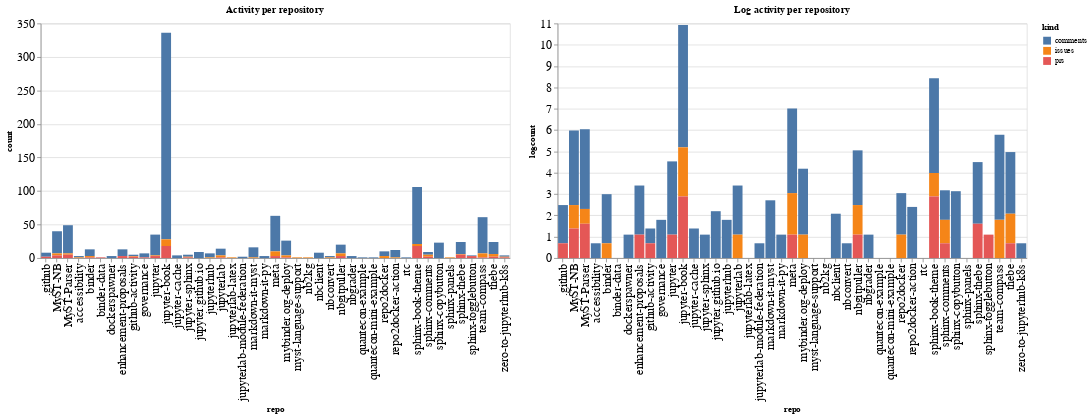

Notebook source saved alongside this figure:
### Code cell
ch1 = alt.Chart(repo_summaries, width=600, title="Activity per repository").mark_bar().encode(
    x='repo',
    y='count',
    color='kind',
    tooltip="kind"
)

ch2 = alt.Chart(repo_summaries, width=600, title="Log activity per repository").mark_bar().encode(
    x='repo',
    y='logcount',
    color='kind',
    tooltip="kind"
)

ch1 | ch2

### Figure 1 — Vega-Lite specification as saved in the notebook (floating-point values rounded to 4 significant figures)
{"config": {"axisLeft": {"labelFontSize": 15}, "axisBottom": {"labelFontSize": 15}}, "hconcat": [{"mark": "bar", "encoding": {"color": {"type": "nominal", "field": "kind"}, "tooltip": {"type": "nominal", "field": "kind"}, "x": {"type": "nominal", "field": "repo"}, "y": {"type": "quantitative", "field": "count"}}, "title": "Activity per repository", "width": 600}, {"mark": "bar", "encoding": {"color": {"type": "nominal", "field": "kind"}, "tooltip": {"type": "nominal", "field": "kind"}, "x": {"type": "nominal", "field": "repo"}, "y": {"type": "quantitative", "field": "logcount"}}, "title": "Log activity per repository", "width": 600}], "data": {"name": "data-56e0f845a00bdf7787adfb13835df170"}, "$schema": "https://vega.github.io/schema/vega-lite/v4.8.1.json", "datasets": {"data-56e0f845a00bdf7787adfb13835df170": [{"repo": ".github", "kind": "comments", "count": 6, "logcount": 1.792}, {"repo": ".github", "kind": "prs", "count": 2, "logcount": 0.6931}, {"repo": "MyST-NB", "kind": "comments", "count": 33, "logcount": 3.497}, {"repo": "MyST-NB", "kind": "issues", "count": 3, "logcount": 1.099}, {"repo": "MyST-NB", "kind": "prs", "count": 4, "logcount": 1.386}, {"repo": "MyST-Parser", "kind": "comments", "count": 42, "logcount": 3.738}, {"repo": "MyST-Parser", "kind": "issues", "count": 2, "logcount": 0.6931}, {"repo": "MyST-Parser", "kind": "prs", "count": 5, "logcount": 1.609}, {"repo": "accessibility", "kind": "comments", "count": 2, "logcount": 0.6931}, {"repo": "accessibility", "kind": "issues", "count": 1, "logcount": 0.0}, {"repo": "binder", "kind": "comments", "count": 10, "logcount": 2.303}, {"repo": "binder", "kind": "issues", "count": 2, "logcount": 0.6931}, {"repo": "binder", "kind": "prs", "count": 1, "logcount": 0.0}, {"repo": "binder-data", "kind": "prs", "count": 1, "logcount": 0.0}, {"repo": "dockerspawner", "kind": "comments", "count": 3, "logcount": 1.099}, {"repo": "enhancement-proposals", "kind": "comments", "count": 10, "logcount": 2.303}, {"repo": "enhancement-proposals", "kind": "prs", "count": 3, "logcount": 1.099}, {"repo": "github-activity", "kind": "comments", "count": 2, "logcount": 0.6931}, {"repo": "github-activity", "kind": "issues", "count": 1, "logcount": 0.0}, {"repo": "github-activity", "kind": "prs", "count": 2, "logcount": 0.6931}, {"repo": "governance", "kind": "comments", "count": 6, "logcount": 1.792}, {"repo": "governance", "kind": "prs", "count": 1, "logcount": 0.0}, {"repo": "jupyter", "kind": "comments", "count": 31, "logcount": 3.434}, {"repo": "jupyter", "kind": "issues", "count": 1, "logcount": 0.0}, {"repo": "jupyter", "kind": "prs", "count": 3, "logcount": 1.099}, {"repo": "jupyter-book", "kind": "comments", "count": 308, "logcount": 5.73}, {"repo": "jupyter-book", "kind": "issues", "count": 10, "logcount": 2.303}, {"repo": "jupyter-book", "kind": "prs", "count": 18, "logcount": 2.89}, {"repo": "jupyter-cache", "kind": "comments", "count": 4, "logcount": 1.386}, {"repo": "jupyter-sphinx", "kind": "comments", "count": 3, "logcount": 1.099}, {"repo": "jupyter-sphinx", "kind": "issues", "count": 1, "logcount": 0.0}, {"repo": "jupyter-sphinx", "kind": "prs", "count": 1, "logcount": 0.0}, {"repo": "jupyter.github.io", "kind": "comments", "count": 9, "logcount": 2.197}, {"repo": "jupyterhub", "kind": "comments", "count": 6, "logcount": 1.792}, {"repo": "jupyterhub", "kind": "issues", "count": 1, "logcount": 0.0}, {"repo": "jupyterlab", "kind": "comments", "count": 10, "logcount": 2.303}, {"repo": "jupyterlab", "kind": "issues", "count": 3, "logcount": 1.099}, {"repo": "jupyterlab", "kind": "prs", "count": 1, "logcount": 0.0}, {"repo": "jupyterlab-latex", "kind": "issues", "count": 1, "logcount": 0.0}, {"repo": "jupyterlab-module-federation", "kind": "comments", "count": 2, "logcount": 0.6931}, {"repo": "markdown-it-myst", "kind": "comments", "count": 15, "logcount": 2.708}, {"repo": "markdown-it-myst", "kind": "issues", "count": 1, "logcount": 0.0}, {"repo": "markdown-it-py", "kind": "comments", "count": 3, "logcount": 1.099}, {"repo": "meta", "kind": "comments", "count": 53, "logcount": 3.97}, {"repo": "meta", "kind": "issues", "count": 7, "logcount": 1.946}, {"repo": "meta", "kind": "prs", "count": 3, "logcount": 1.099}, {"repo": "mybinder.org-deploy", "kind": "comments", "count": 22, "logcount": 3.091}, {"repo": "mybinder.org-deploy", "kind": "issues", "count": 3, "logcount": 1.099}, {"repo": "mybinder.org-deploy", "kind": "prs", "count": 1, "logcount": 0.0}, {"repo": "myst-language-support", "kind": "issues", "count": 1, "logcount": 0.0}, {"repo": "nb2kg", "kind": "issues", "count": 1, "logcount": 0.0}, {"repo": "nbclient", "kind": "comments", "count": 8, "logcount": 2.079}, {"repo": "nbconvert", "kind": "comments", "count": 2, "logcount": 0.6931}, {"repo": "nbconvert", "kind": "issues", "count": 1, "logcount": 0.0}, {"repo": "nbgitpuller", "kind": "comments", "count": 13, "logcount": 2.565}, {"repo": "nbgitpuller", "kind": "issues", "count": 4, "logcount": 1.386}, {"repo": "nbgitpuller", "kind": "prs", "count": 3, "logcount": 1.099}, {"repo": "nbgrader", "kind": "comments", "count": 3, "logcount": 1.099}, {"repo": "quantecon-example", "kind": "comments", "count": 1, "logcount": 0.0}, {"repo": "quantecon-mini-example", "kind": "comments", "count": 1, "logcount": 0.0}, {"repo": "repo2docker", "kind": "comments", "count": 7, "logcount": 1.946}, {"repo": "repo2docker", "kind": "issues", "count": 3, "logcount": 1.099}, {"repo": "repo2docker-action", "kind": "comments", "count": 11, "logcount": 2.398}, {"repo": "repo2docker-action", "kind": "issues", "count": 1, "logcount": 0.0}, {"repo": "rtc", "kind": "comments", "count": 1, "logcount": 0.0}, {"repo": "sphinx-book-theme", "kind": "comments", "count": 85, "logcount": 4.443}, {"repo": "sphinx-book-theme", "kind": "issues", "count": 3, "logcount": 1.099}, {"repo": "sphinx-book-theme", "kind": "prs", "count": 18, "logcount": 2.89}, {"repo": "sphinx-comments", "kind": "comments", "count": 4, "logcount": 1.386}, {"repo": "sphinx-comments", "kind": "issues", "count": 3, "logcount": 1.099}, {"repo": "sphinx-comments", "kind": "prs", "count": 2, "logcount": 0.6931}, {"repo": "sphinx-copybutton", "kind": "comments", "count": 23, "logcount": 3.135}, {"repo": "sphinx-panels", "kind": "issues", "count": 1, "logcount": 0.0}, {"repo": "sphinx-thebe", "kind": "comments", "count": 18, "logcount": 2.89}, {"repo": "sphinx-thebe", "kind": "issues", "count": 1, "logcount": 0.0}, {"repo": "sphinx-thebe", "kind": "prs", "count": 5, "logcount": 1.609}, {"repo": "sphinx-togglebutton", "kind": "comments", "count": 1, "logcount": 0.0}, {"repo": "sphinx-togglebutton", "kind": "prs", "count": 3, "logcount": 1.099}, {"repo": "team-compass", "kind": "comments", "count": 54, "logcount": 3.989}, {"repo": "team-compass", "kind": "issues", "count": 6, "logcount": 1.792}, {"repo": "team-compass", "kind": "prs", "count": 1, "logcount": 0.0}, {"repo": "thebe", "kind": "comments", "count": 18, "logcount": 2.89}, {"repo": "thebe", "kind": "issues", "count": 4, "logcount": 1.386}, {"repo": "thebe", "kind": "prs", "count": 2, "logcount": 0.6931}, {"repo": "zero-to-jupyterhub-k8s", "kind": "comments", "count": 2, "logcount": 0.6931}, {"repo": "zero-to-jupyterhub-k8s", "kind": "issues", "count": 1, "logcount": 0.0}, {"repo": "zero-to-jupyterhub-k8s", "kind": "prs", "count": 1, "logcount": 0.0}]}}
